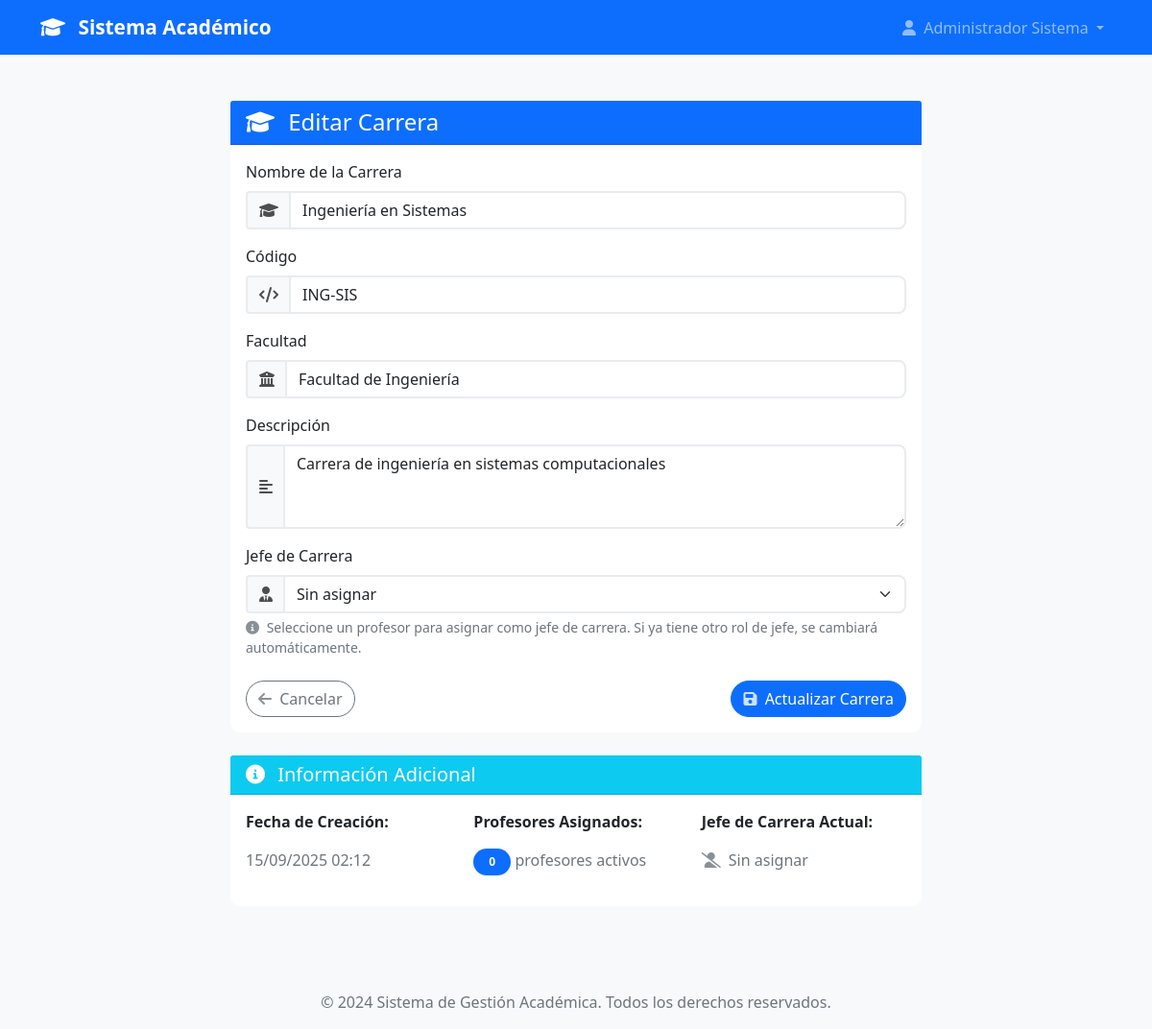
Page /admin/carreras/1/editar (signed in) on the earlier database version.
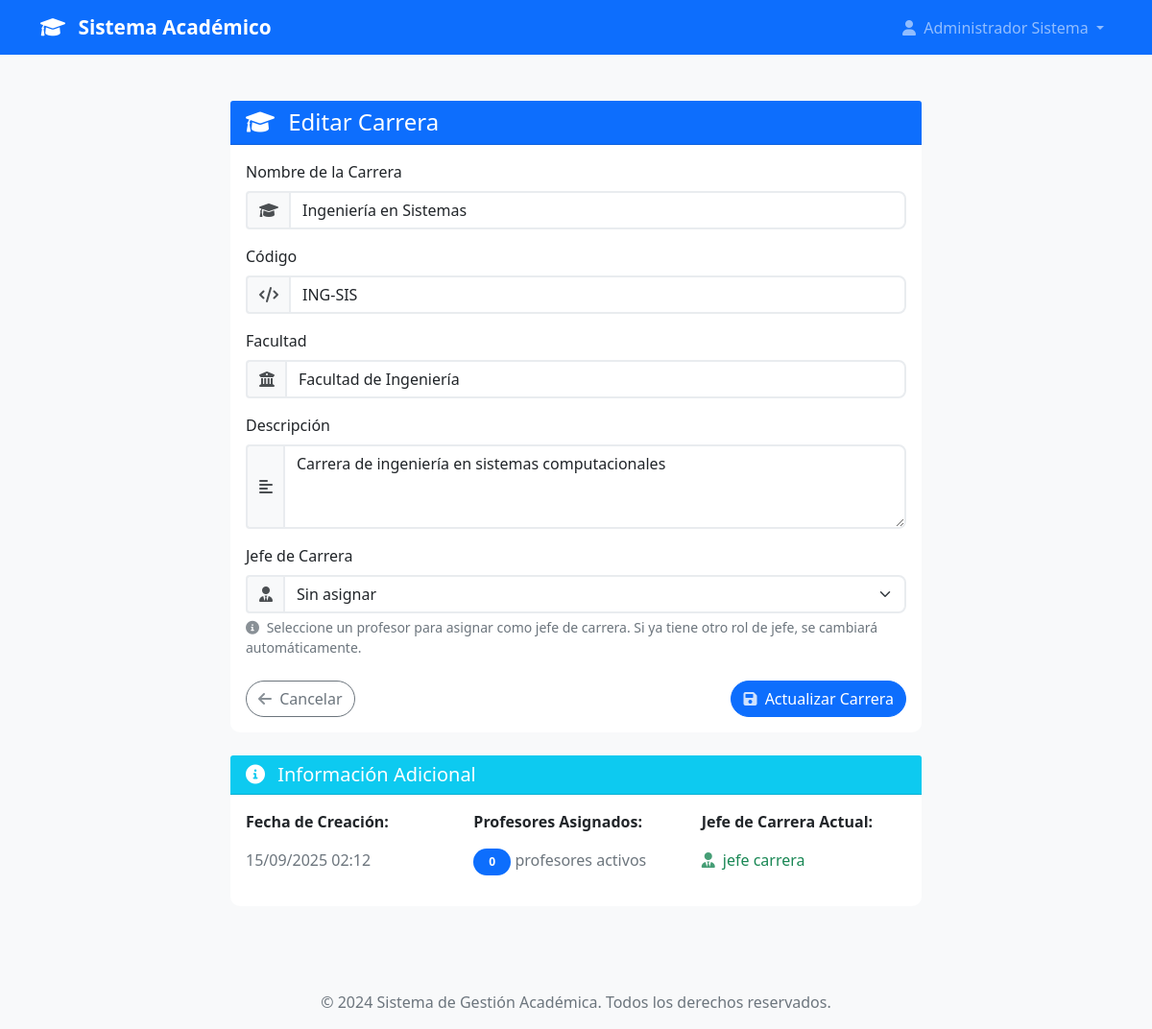
Same page on the later database version.
### models.py (models this page shows, shortened)
class User(UserMixin, db.Model):
    id = db.Column(db.Integer, primary_key=True)
    username = db.Column(db.String(80), unique=True, nullable=False)
    email = db.Column(db.String(120), unique=True, nullable=False)
    password_hash = db.Column(db.String(120), nullable=False)
    nombre = db.Column(db.String(100), nullable=False)
    apellido = db.Column(db.String(100), nullable=False)
    telefono = db.Column(db.String(20))
    imagen_perfil = db.Column(db.String(200))  # Ruta de la imagen de perfil
    rol = db.Column(db.String(20), nullable=False)
    tipo_profesor = db.Column(db.String(20))
    carrera_id = db.Column(db.Integer, db.ForeignKey('carrera.id'), nullable=True)
    carrera = db.relationship('Carrera', foreign_keys=[carrera_id], backref=db.backref('usuarios', lazy=True))
    fecha_registro = db.Column(db.DateTime, default=datetime.utcnow)
    activo = db.Column(db.Boolean, default=True)
    def get_nombre_completo(self):
        return f"{self.nombre} {self.apellido}"
    def is_admin(self):
        return self.rol == 'admin'

### app.py (the view, shortened to what this page needs)
@app.route('/admin/carreras/<int:id>/editar', methods=['GET', 'POST'])
@login_required
def editar_carrera(id):
    if not current_user.is_admin():
        flash('No tienes permisos para acceder a esta página.', 'error')
        return redirect(url_for('dashboard'))
    carrera = Carrera.query.get_or_404(id)
    if not carrera.activa:
        flash('Esta carrera no está disponible.', 'error')
        return redirect(url_for('gestionar_carreras'))
    form = CarreraForm()
    form._carrera_id = carrera.id  # Para validación de código único
    if request.method == 'GET':
        form.nombre.data = carrera.nombre
        form.codigo.data = carrera.codigo
        form.descripcion.data = carrera.descripcion
        form.facultad.data = carrera.facultad
        jefe_actual = carrera.get_jefe_carrera()
        if jefe_actual:
            form.jefe_carrera_id.data = str(jefe_actual.id)
        else:
            form.jefe_carrera_id.data = ''
    return render_template('admin/carrera_form.html', form=form, carrera=carrera, titulo="Editar Carrera")

### app.py (called while the page is built)
@login_manager.user_loader
def load_user(user_id):
    return User.query.get(int(user_id))

@app.context_processor
def inject_user_counts():
    if current_user.is_authenticated and current_user.is_admin():
        return dict(
            total_users=User.query.count(),
            total_admins=User.query.filter_by(rol='admin').count(),
            total_jefes=User.query.filter_by(rol='jefe_carrera').count(),
            total_profesores=User.query.filter(User.rol.in_(['profesor_completo', 'profesor_asignatura'])).count()
        )
    return dict()

### models.py (called while the page is built)
    def get_profesores_count(self):
        return User.query.filter(
            User.carrera_id == self.id,
            User.rol.in_(['profesor_completo', 'profesor_asignatura']),
            User.activo == True
        ).count()

    def get_jefe_carrera(self):
        return User.query.filter(
            User.carrera_id == self.id,
            User.rol == 'jefe_carrera',
            User.activo == True
        ).first()

    def tiene_jefe_carrera(self):
        return self.get_jefe_carrera() is not None

### templates/admin/carrera_form.html (shortened to what the changed rows need)
{% extends "base.html" %}
{% block content %}
<div class="container mt-4">
    <div class="row justify-content-center">
        <div class="col-md-8">
            {% if carrera %}
            <div class="card mt-4">
                <div class="card-body">
                    <div class="row">
                        <div class="col-md-4">
                            <p><strong>Jefe de Carrera Actual:</strong></p>
                            {% if carrera.tiene_jefe_carrera() %}
                                <p class="text-success">
                                    <i class="fas fa-user-tie me-1"></i>
                                    {{ carrera.get_jefe_carrera_nombre() }}
                                </p>
                            {% else %}
                                <p class="text-muted">
                                    <i class="fas fa-user-slash me-1"></i>
                                    Sin asignar
                                </p>
                            {% endif %}
                        </div>
                    </div>
                </div>
            </div>
            {% endif %}
        </div>
    </div>
</div>
{% endblock %}

Differences in the rows shown:
added User: get_jefe_carrera_nombre "jefe carrera"
Other differences:
text no longer shown: "Sin asignar"
